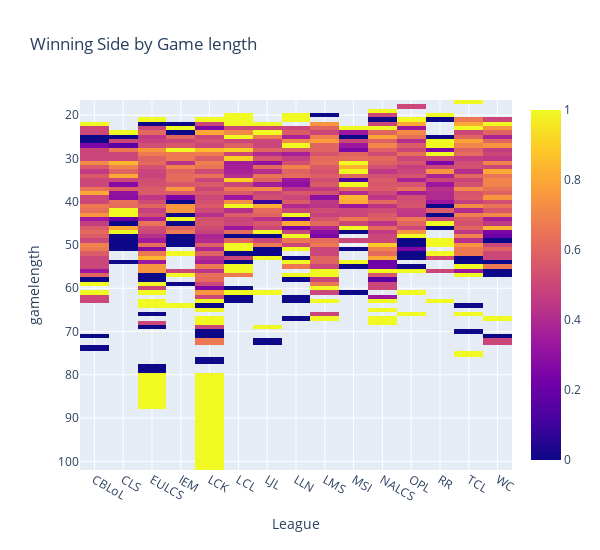

Notebook code cell kept with this figure:
### Markdown cell above
Diagram ciepła pokazujący liczbę zwycięstw na podstawie strony na wszystkich mistrzostwach w kolejnych latach

### Code cell
length_df = dfM.pivot_table('Result', 'Gamelength', 'League')
px.imshow(length_df, title="Winning Side by Game length", width=600, height=550)

### Figure 1 — Plotly figure (JSON) as saved in the notebook; plotly's stock layout.template omitted (floating-point values rounded to 4 significant figures; data arrays with more than 128 entries replaced by an {"elided": "..."} marker saying what was removed)
{"data": [{"coloraxis": "coloraxis", "hovertemplate": "League: %{x}<br>gamelength: %{y}<br>color: %{z}<extra></extra>", "name": "0", "type": "heatmap", "x": ["CBLoL", "CLS", "EULCS", "IEM", "LCK", "LCL", "LJL", "LLN", "LMS", "MSI", "NALCS", "OPL", "RR", "TCL", "WC"], "xaxis": "x", "y": [17, 18, 19, 20, 21, 22, 23, 24, 25, 26, 27, 28, 29, 30, 31, 32, 33, 34, 35, 36, 37, 38, 39, 40, 41, 42, 43, 44, 45, 46, 47, 48, 49, 50, 51, 52, 53, 54, 55, 56, 57, 58, 59, 60, 61, 62, 63, 64, 65, 66, 67, 68, 69, 70, 71, 72, 74, 75, 77, 78, 81, 95], "yaxis": "y", "z": {"elided": "62x15 float values"}}], "layout": {"coloraxis": {"colorscale": [[0, "#0d0887"], [0.1111, "#46039f"], [0.2222, "#7201a8"], [0.3333, "#9c179e"], [0.4444, "#bd3786"], [0.5556, "#d8576b"], [0.6667, "#ed7953"], [0.7778, "#fb9f3a"], [0.8889, "#fdca26"], [1, "#f0f921"]]}, "height": 550, "title": {"text": "Winning Side by Game length"}, "width": 600, "xaxis": {"anchor": "y", "constrain": "domain", "domain": [0, 1], "scaleanchor": "y", "title": {"text": "League"}}, "yaxis": {"anchor": "x", "autorange": "reversed", "constrain": "domain", "domain": [0, 1], "title": {"text": "gamelength"}}}}
